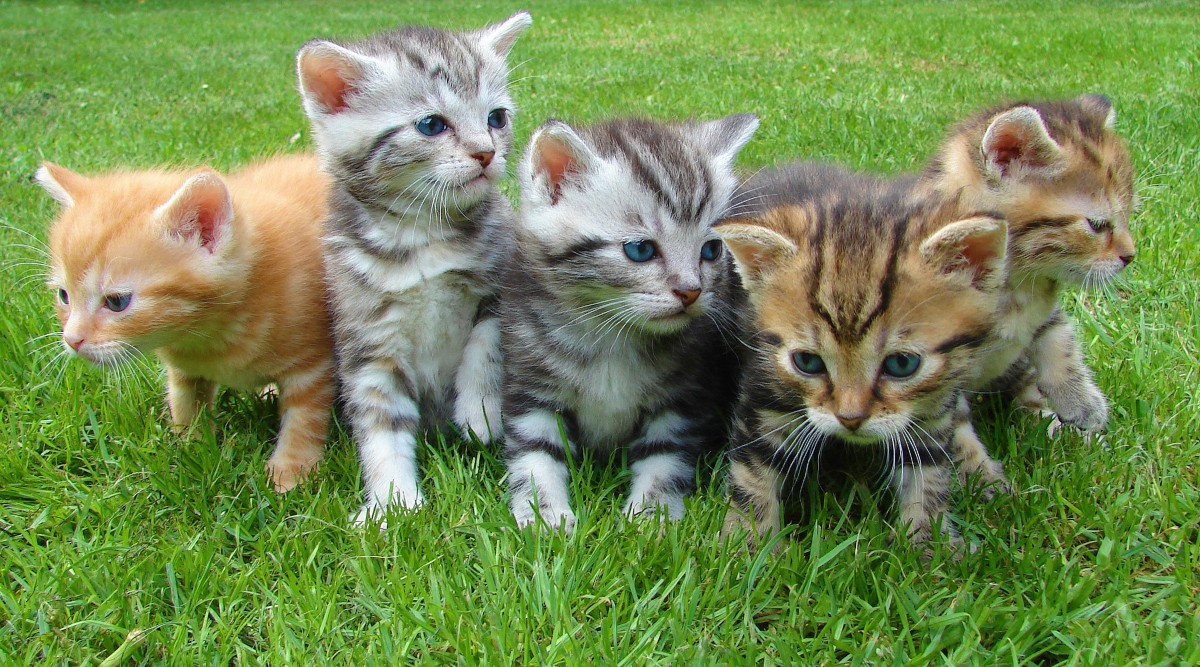
#> input picture ipi/t2/trabalho/exemplos-python/brilho/cat_puppy.jpg, 1200 x 667 px
$ python brilho_gray.py
#> lines starting #> are read from the running program, lines starting #| are printed output that depends on the picture
import numpy as np
import matplotlib.pyplot as plt
import cv2

# Ajusta o brilho de uma imagem monocromatica
def ajustaBrilho(img, c):
    newImg = img.astype(float) + c #broadcasting
    newImg[newImg > 255] = 255
    newImg[newImg < 0] = 0
    return newImg.astype(np.uint8)

if __name__ == '__main__':

    # Le a imagem
    img = plt.imread('cat_puppy.jpg') #RGB
#> img is the input picture: shape (667, 1200, 3); mean R, G, B 115.7, 138.8, 81.8

    # converte para escala de cinza
    img_gray = cv2.cvtColor(img, cv2.COLOR_RGB2GRAY)
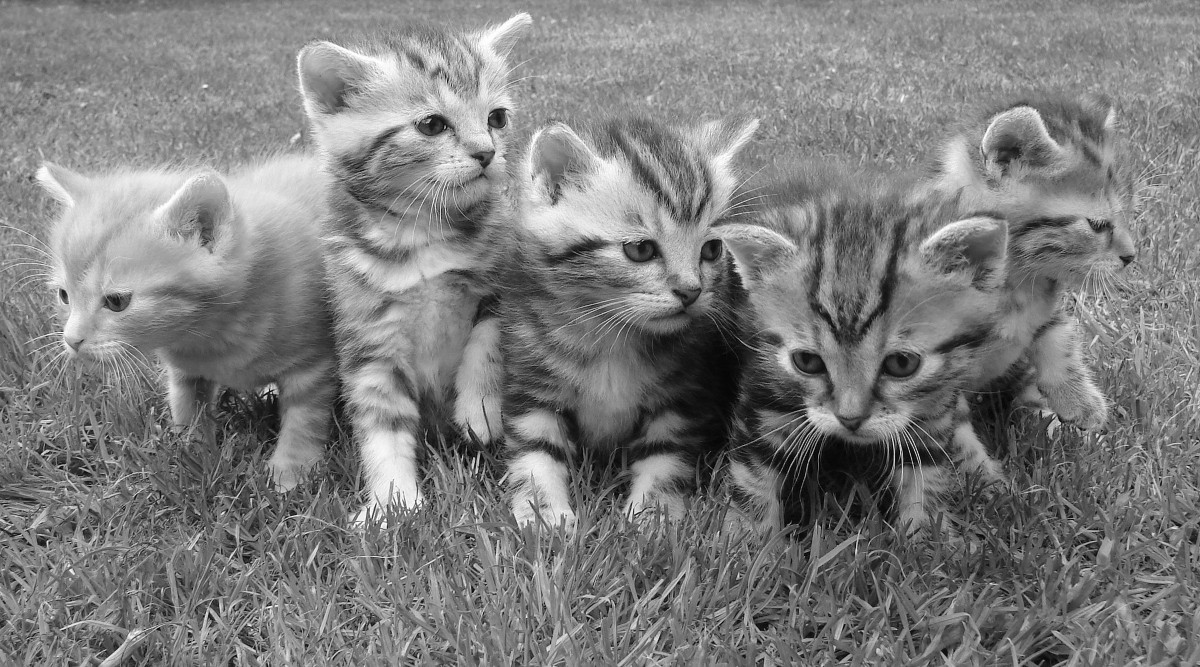
#> img_gray: shape (667, 1200); min 0, max 255, mean 125.4
    print(img_gray.shape)
#| (667, 1200)

    # aumenta o brilho em 50 tons
    img_brighter = ajustaBrilho(img_gray, 50)

    # diminui em 50 tons
    img_darker = ajustaBrilho(img_gray, -50)
#> call 2 of ajustaBrilho, with c = -50
#> in ajustaBrilho (call 2), `newImg[newImg < 0] = 0`:
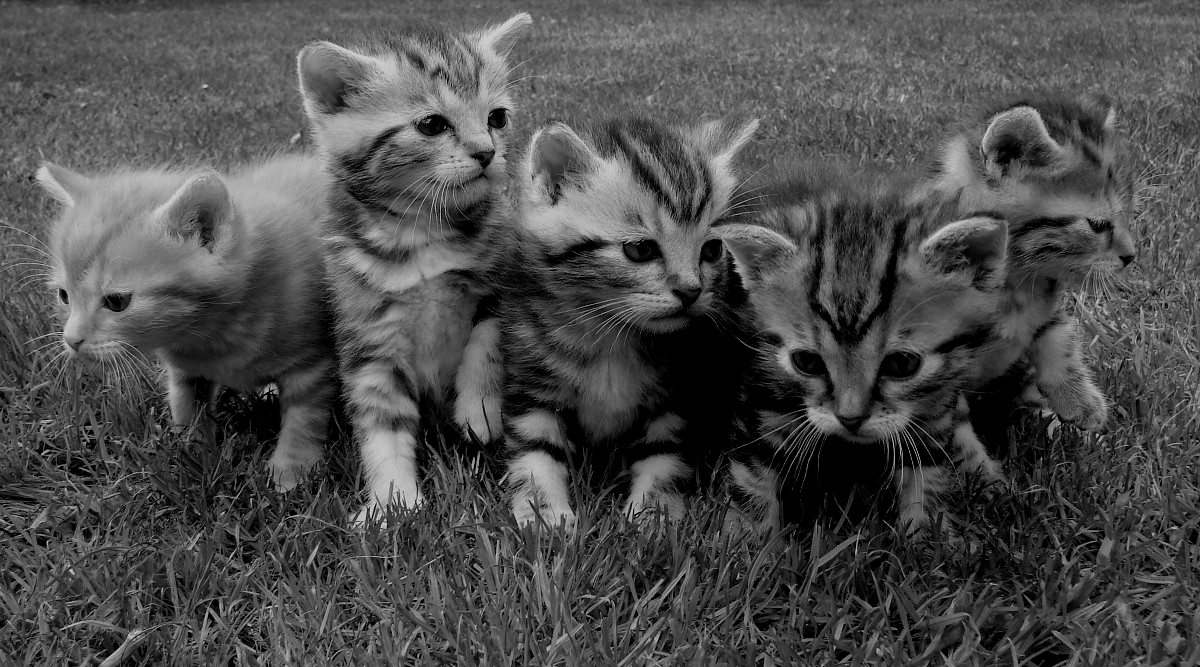
#> newImg: shape (667, 1200) float64; min 0, max 205, mean 76.6

    # para comparar colocamos as imagens lado a lado
    fig, axs = plt.subplots(1, 3)
    axs[0].axis('off')
    axs[0].set_title('Mais brilho')
    axs[0].imshow(img_brighter, cmap='gray')
    axs[1].axis('off')
    axs[1].set_title('Original')
    axs[1].imshow(img_gray, cmap='gray')
    axs[2].axis('off')
    axs[2].set_title('Menos Brilho')
    axs[2].imshow(img_darker, cmap='gray')
    plt.show()
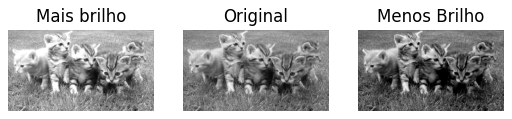
#> figure drawn by matplotlib, 3 panels
